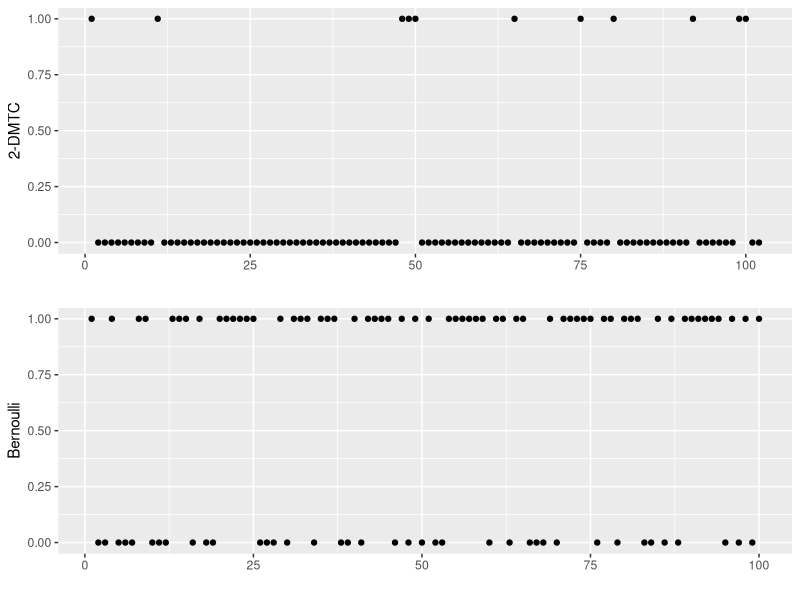

This chart was generated by the following R code:
# Libraries install.package("lib-name")
library(ggplot2)
library(gridExtra)

# Constants
SUCCESS <- 1
FAILURE <- 0

# Parameters
alpha <- 0.1
beta <- 0.6
p <- (1 - alpha) / (1 - alpha + beta)

gen_bernoulli <- function(n) {
	x <- runif(n)
	y <- ifelse(x < p, SUCCESS, FAILURE)
}

gen_2dmtc <- function(n) {
	curr_state <- ifelse(runif(1) < 0.5, SUCCESS, FAILURE)
	state_hist <- c(curr_state)

	for (i in (0:n)) {
		x <- runif(1)

		if (curr_state == SUCCESS) {
			curr_state <- ifelse(x < beta, FAILURE, SUCCESS)
		} else { # curr_state == FAILURE
			curr_state <- ifelse(x < alpha, SUCCESS, FAILURE)
		}

		state_hist <- c(state_hist, curr_state)
	}
	state_hist
}

sample_bernoulli <- gen_bernoulli(100)
sample_2dmtc <- gen_2dmtc(100)

p1 <- qplot(y=sample_2dmtc, ylab="2-DMTC")
p2 <- qplot(y=sample_bernoulli, ylab="Bernoulli")
p3 <- grid.arrange(p1, p2, ncol=1)
p3